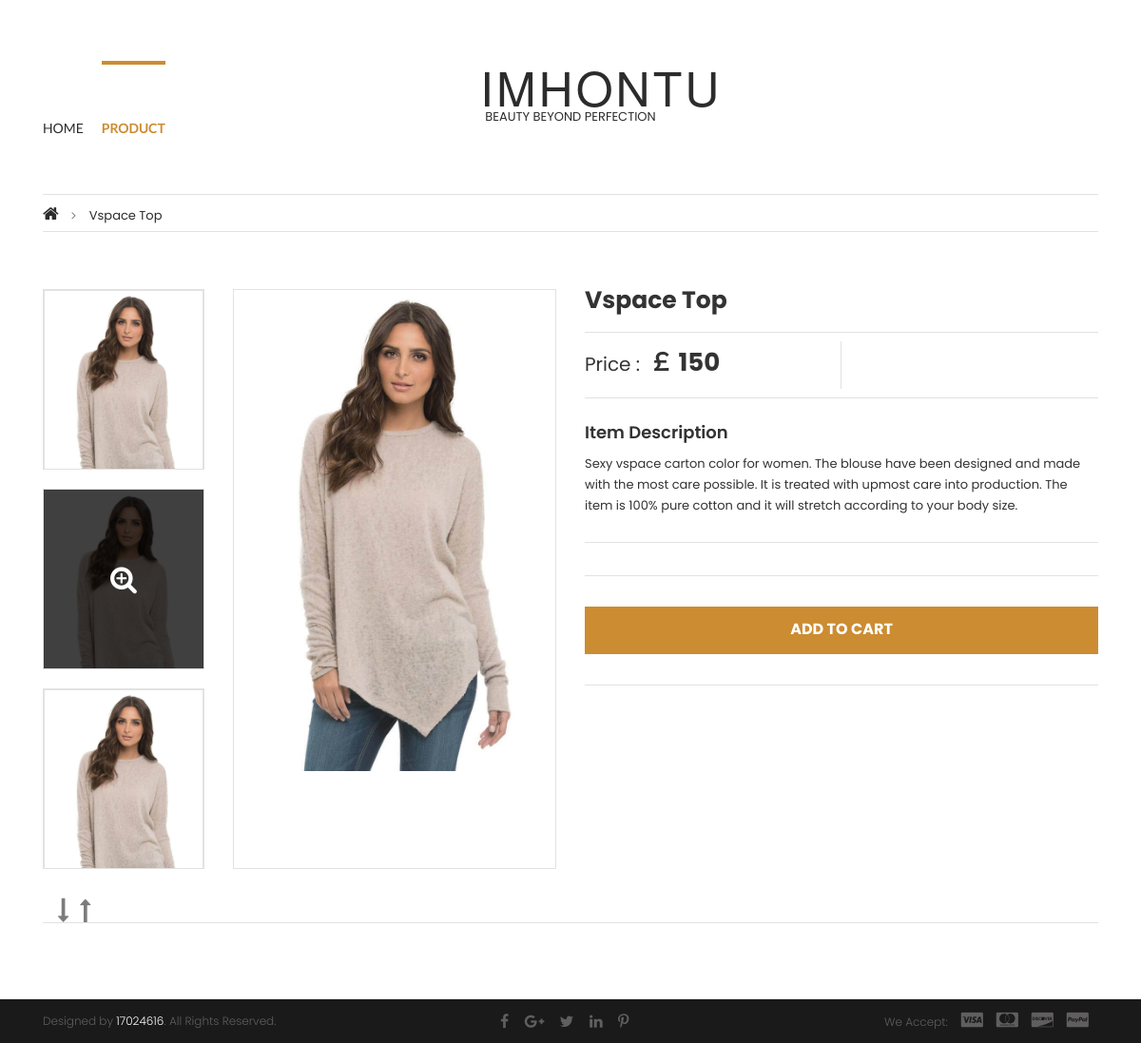
/detailed.php?pid=1, run on the app's committed database.
### tables this page shows
CREATE TABLE `imhontu_product` (
  `product_id` int(11) NOT NULL,
  `name` varchar(200) NOT NULL,
  `description` text NOT NULL,
  `price` int(10) NOT NULL,
  `images` text NOT NULL,
  `created_at` timestamp NOT NULL DEFAULT CURRENT_TIMESTAMP ON UPDATE CURRENT_TIMESTAMP
);

### detailed.php (the view, shortened to what this page needs)
<?php
include('config.php');
$pid = $_GET['pid'];
$product = mysqli_query($db,"select * from imhontu_product WHERE product_id = {$pid} ");
while($row = mysqli_fetch_row($product))
{
    $product_name = $row[1];
    $product_desc = $row[2];
    $product_price = $row[3];
    $product_image = $row[4];
}
?>
<!DOCTYPE html>
<html lang="en">
<head>
    <link rel="stylesheet" href="css/bootstrap.css">
    <link rel="stylesheet" href="css/bootstrap.min.css">
    <link rel="stylesheet" href="css/font-awesome.css">
    <link rel="stylesheet" href="css/font-awesome.min.css">
    <link rel="stylesheet" href="css/swiper.css">
    <link rel="stylesheet" href="style.css">
    <link rel="stylesheet" href="css/responsive.css">
</head>
<body>
<header>
    <div class="spt_header_nav_bar">
        <div class="container">
            <div class="col-md-5 col-sm-12">
                <nav class="spt_navigation">
                    <ul>
                        <li>
                            <a href="home.php">Home</a>
                        </li>
                        <li class="spt_active">
                            <a href="products.php">Product</a>
                        </li>
                    </ul>
                </nav>
            </div>
            <div class="col-md-2 col-sm-6">
                <div class="spt_logo">
                    <a href="home.php">
                        <h1>Imhontu</h1>
                        <span>Beauty Beyond perfection</span>
                    </a>
                </div>
            </div>
            <div class="col-md-5 col-sm-6">
            </div>
        </div>
    </div>
</header>
<div class="spt_main_content">
    <div class="spt_main_breadcrumbs">
        <div class="container">
            <div class="col-md-12 col-sm-12 col-xs-12">
                <ul>
                    <li>
                        <a href="home.php"><i class="fa fa-home" aria-hidden="true"></i></a>
                    </li>
                    <li class="spt_active">
                        <span><?php echo $product_name ?></span>
                    </li>
                </ul>
            </div>
        </div>
    </div>
    <div class="spt_main_single_product">
        <div class="container">
            <div class="col-md-6 col-sm-6 col-xs-12">
                <div class="spt_main_single_product_carousel">
                    <div class="swiper-container spt_main_single_product_carousel_image">
                        <div class="swiper-wrapper">
                            <div class="swiper-slide">
                                <img src="<?php echo $product_image ?>" alt="">
                            </div>
                        </div>
                    </div>
                    <div class="swiper-container spt_main_single_product_carousel_thumbs">
                        <div class="swiper-wrapper">
                            <div class="swiper-slide">
                                <div class="spt_main_single_product_carousel_thumb">
                                    <img src="<?php echo $product_image ?>" alt="">
                                </div>
                            </div>
                        </div>
                    </div>
                </div>
                <div class="spt_main_single_product_aditional_info">
                    <div class="spt_main_single_product_carousel_nav">
                        <div class="spt_main_single_product_carousel_next">
                            <i class="fa fa-long-arrow-down" aria-hidden="true"></i>
                        </div>
                        <div class="spt_main_single_product_carousel_prev">
                            <i class="fa fa-long-arrow-up" aria-hidden="true"></i>
                        </div>
                    </div>
                </div>
            </div>
            <div class="col-md-6 col-sm-6 col-xs-12">
                <div class="spt_main_single_product_info">
                    <div class="spt_main_single_product_title">
                        <h3><?php echo $product_name ?></h3>
                    </div>
                    <div class="spt_main_single_product_top">
                        <div class="spt_main_single_product_price">
                            <h4>Price :</h4>
                            <h3>
                                &#65505
                                <?php echo $product_price ?>
                            </h3>
                        </div>
                    </div>
                    <div class="spt_main_single_product_description">
                        <h4>Item Description</h4>
                        <p><?php echo $product_desc ?></p>
                    </div>
                    <form action="detailed.php?pid=<?php echo $pid ?>" method="post">
                    <div class="spt_main_single_product_add_cart">
                        <button type="submit" name="addcart">Add to cart</button>
                    </div>
                    </form>
                </div>
            </div>
            <div class="col-md-12 col-sm-12 col-xs-12">
                <hr>
            </div>
        </div>
    </div>
</div>
<footer>
    <div class="spt_footer_bottom_bar">
        <div class="container">
            <div class="col-md-4 col-sm-12 col-xs-12">
                <div class="spt_footer_allrights">
                    <p>Designed  by <a href="#">17024616</a>. All Rights Reserved.</p>
                </div>
            </div>
            <div class="col-md-4 col-sm-6 col-xs-12">
                <div class="spt_footer_social">
                    <ul>
                        <li><a href="http://facebook.com/"><i class="fa fa-facebook" aria-hidden="true"></i></a></li>
                        <li><a href="http://google.com/"><i class="fa fa-google-plus" aria-hidden="true"></i></a></li>
                        <li><a href="http://twitter.com/"><i class="fa fa-twitter" aria-hidden="true"></i></a></li>
                        <li><a href="http://linkedin.com/"><i class="fa fa-linkedin" aria-hidden="true"></i></a></li>
                        <li><a href="http://pinterest.com/"><i class="fa fa-pinterest-p" aria-hidden="true"></i></a></li>
                    </ul>
                </div>
            </div>
            <div class="col-md-4 col-sm-6 col-xs-12">
                <div class="spt_footer_paycard">
                    <ul>
                        <li><p>We Accept:</p></li>
                        <li><i class="fa fa-cc-visa" aria-hidden="true"></i></li>
                        <li><i class="fa fa-cc-mastercard" aria-hidden="true"></i></li>
                        <li><i class="fa fa-cc-discover" aria-hidden="true"></i></li>
                        <li><i class="fa fa-cc-paypal" aria-hidden="true"></i></li>
                    </ul>
                </div>
            </div>
        </div>
    </div>
</footer>
</html>

### data on the page
imhontu_product: name "Vspace Top", images (picture), price "150", description "Sexy vspace carton color for women. The blouse have been designed and made with the most care possible. It is treated with upmost care into production. The item is 100% pure cotton and it will stretch according to your body size."
